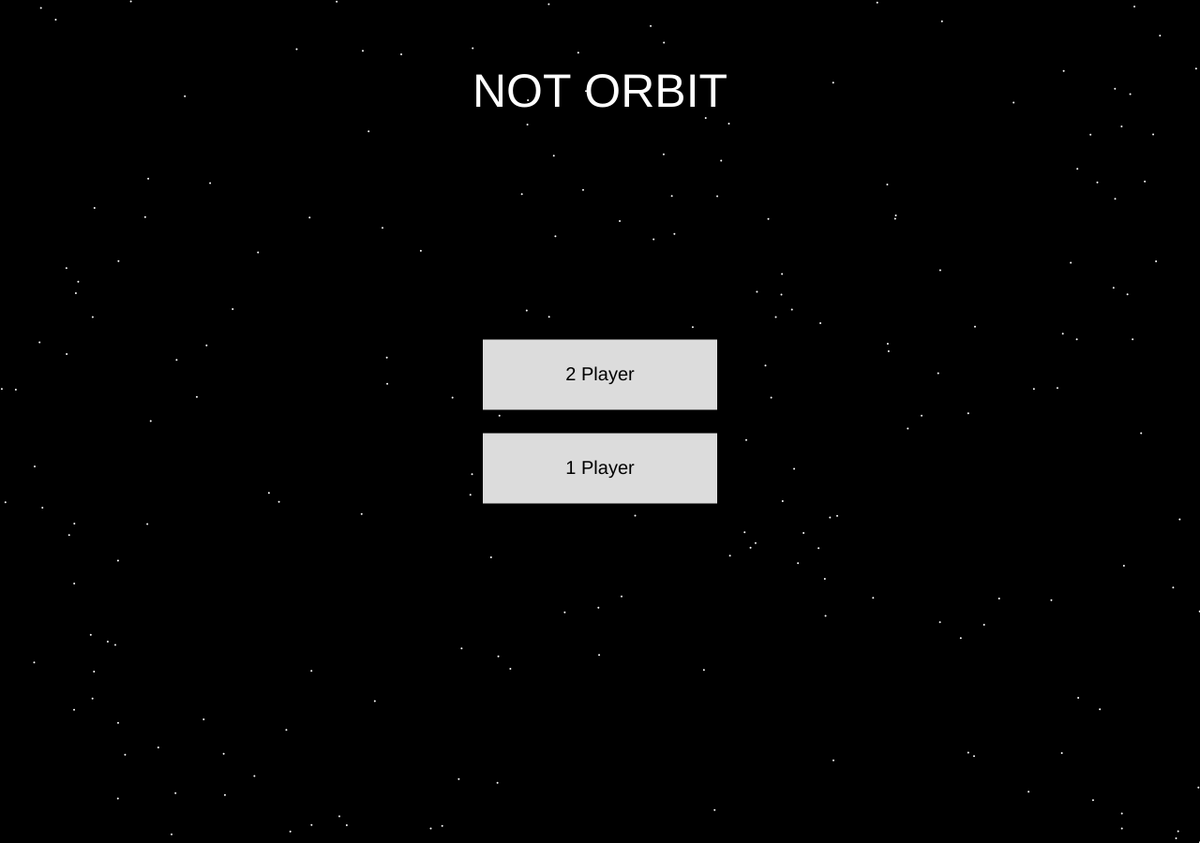
Frame 1 (no input)
Frame 60 (no input): identical to frame 1, image omitted
Frame 120 (the mouse pressed at the canvas centre since frame 60): identical to frame 1, image omitted

The p5.js sketch that drew this single still picture (run headless with seeded random() and noise() and a simulated clock; from frame 60 on, the mouse is pressed at the canvas centre):

// p5.js sketch
// ── sketch.js
let Arrow1 = null;
let planets = [];
let players = [];  // 두 플레이어를 위한 리스트
let PlayerRadius = 20;  // 초기 플레이어 반지름
let isAiming = false;
let startCoord = null;
let gval = 100;
let dt = 0.2;  // 시간 간격 설정
let stars_positions = [];
let traj_num = 50;
let traj_density = 4;
let current_turn = 1;
let game_ended = false;
let score = [0, 0];
let button_x = 540, button_y = 400, button_w = 200, button_h = 50;  // Next Round 버튼 위치 및 크기
let button_hover = false;
let Agree1 = false;
let Agree2 = false;
let Agree1_x = 70, Agree1_y = 170, Agree1_w = 100, Agree1_h = 50;
let Agree2_x = 1110, Agree2_y = 170, Agree2_w = 100, Agree2_h = 50;
let Agree1_hover = false;
let Agree2_hover = true;
let waitframe = 0;

let isGoalseeking = false;
let best_trajectory = [];
let goal_seek_velocity = null;
let goal_seek_angle = 0;
let goal_seek_iterations = 0;
let max_iterations = 300000;  // Limit to avoid infinite loops
let showgoalseek = false;
let SolutionFound = false;

let Menu = true;
let vsPlayer = false;
let vsComputer = false;
let vsPl_x = 640, vsPl_y = 400, vsPl_w = 250, vsPl_h = 75;
let vsCo_x = 640, vsCo_y = 500, vsCo_w = 250, vsCo_h = 75;
let BackMenu_x = 100, BackMenu_y = 100, BackMenu_w = 170, BackMenu_h = 70;

function setup() {
    createCanvas(1280, 900);
    initialize_game();
    for (let i = 0; i < 200; i++) {
        stars_positions.push(createVector(random(0, width), random(0, height)));
    }
}

function initialize_game() {
    Agree1 = false;
    Agree2 = false;
    isGoalseeking = false;
    waitframe = 0;
    planets = [];
    players = [];
    Arrow1 = null;
    isAiming = false;
    startCoord = null;
    game_ended = false;
    best_trajectory = [];
    initialize_planets();
    initialize_players();
}

function initialize_planets() {
    planets = [];  // 행성 리스트 초기화
    let num_planets = 4;
    let max_tries = 200;  // 최대 시도 횟수 설정

    for (let i = 0; i < num_planets; i++) {
        let valid = false;
        let tries = 0;

        while (!valid && tries < max_tries) {
            let coord = createVector(random(250, width - 250), random(250, height - 250));
            let radius = random(125, 200);
            let mass = radius * radius / 100;
            let col = [random(150, 250), random(150, 250), random(150, 250)];
            let new_planet = new Planets(coord, radius, mass, col);

            valid = true;

            // 기존 행성과 겹치는지 확인
            for (let existing_planet of planets) {
                let min_distance = (existing_planet.radius / 2) + (new_planet.radius / 2) + 10;  // 최소 거리 계산
                if (existing_planet.coord.dist(new_planet.coord) < min_distance) {
                    valid = false;
                    break;
                }
            }

            if (valid) {
                planets.push(new_planet);  // 겹치지 않으면 리스트에 추가
            }

            tries++;
        }

        if (tries >= max_tries && !valid) {
            console.log("Failed to place planet! Reinitializing game.");
            initialize_game();
            return;
        }
    }
}

function initialize_players() {
    players = [];

    if (vsPlayer) {
        for (let i = 0; i < 2; i++) {
            let valid = false;
            let tries = 0;
            let latitude = 0;
            let planet = planets[i];  // 플레이어가 설 행성 선택

            while (!valid && tries < 200) {
                latitude = random(-PI, PI);

                // 플레이어 위치 계산
                let player_position = createVector(
                    planet.coord.x + cos(latitude) * (planet.radius / 2 + PlayerRadius),
                    planet.coord.y + sin(latitude) * (planet.radius / 2 + PlayerRadius)
                );

                valid = true;

                // 다른 행성과 겹치는지 확인
                for (let other_planet of planets) {
                    if (other_planet !== planet) {
                        let min_distance = (other_planet.radius / 2) + PlayerRadius + 10;
                        if (player_position.dist(other_planet.coord) < min_distance) {
                            valid = false;
                            break;
                        }
                    }
                }

                tries++;
            }

            if (tries >= 200 && !valid) {
                console.log("Failed to place player! Reinitializing game.");
                initialize_game();
                return;
            } else {
                // 유효한 위도를 사용하여 플레이어 생성
                players.push(new Player(planet, latitude, PlayerRadius));
            }
        }
    } else if (vsComputer) {
        // 플레이어 1 생성
        let valid = false;
        let tries = 0;
        let latitude = 0;
        let planet = planets[0];  // 첫 번째 행성 선택

        while (!valid && tries < 200) {
            latitude = random(-PI, PI);

            let player_position = createVector(
                planet.coord.x + cos(latitude) * (planet.radius / 2 + PlayerRadius),
                planet.coord.y + sin(latitude) * (planet.radius / 2 + PlayerRadius)
            );

            valid = true;

            for (let other_planet of planets) {
                if (other_planet !== planet) {
                    let min_distance = (other_planet.radius / 2) + PlayerRadius + 10;
                    if (player_position.dist(other_planet.coord) < min_distance) {
                        valid = false;
                        break;
                    }
                }
            }

            tries++;
        }

        if (tries >= 200 && !valid) {
            console.log("Failed to place player! Reinitializing game.");
            initialize_game();
            return;
        } else {
            players.push(new Player(planet, latitude, PlayerRadius));
        }

        // 컴퓨터 플레이어 생성
        valid = false;
        tries = 0;
        latitude = 0;
        planet = planets[planets.length - 1];  // 마지막 행성 선택

        while (!valid && tries < 200) {
            latitude = random(-PI, PI);

            let computer_position = createVector(
                planet.coord.x + cos(latitude) * (planet.radius / 2 + PlayerRadius),
                planet.coord.y + sin(latitude) * (planet.radius / 2 + PlayerRadius)
            );

            valid = true;

            for (let other_planet of planets) {
                if (other_planet !== planet) {
                    let min_distance = (other_planet.radius / 2) + PlayerRadius + 10;
                    if (computer_position.dist(other_planet.coord) < min_distance) {
                        valid = false;
                        break;
                    }
                }
            }

            tries++;
        }

        if (tries >= 200 && !valid) {
            console.log("Failed to place computer player! Reinitializing game.");
            initialize_game();
            return;
        } else {
            players.push(new Player(planet, latitude, PlayerRadius));
        }
    }
}

function keyPressed() {
    if (Menu) {
        return;
    }
    if (key === 'q' && (Arrow1 === null || Arrow1.stopped(planets)) && !isGoalseeking) {
        isGoalseeking = true;
        goal_seek_velocity = createVector(5, 0);
        goal_seek_angle = 0;
        goal_seek_iterations = 0;
    } else if (key === 'e' && !isGoalseeking && goal_seek_velocity !== null && (Arrow1 === null || Arrow1.stopped(planets))) {
        let player_position = players[current_turn].position.copy();
        Arrow1 = new Arrow(player_position, goal_seek_velocity.copy(), goal_seek_velocity.heading());
        current_turn = (current_turn + 1) % players.length;
    } else if (key === 'z' && isAiming) {
        isAiming = false;
        startCoord = null;
    } else if (key === 't') {
        showgoalseek = !showgoalseek;
    }
}

function display_trajectory(start_pos, initial_velocity) {
    let temp_coord = start_pos.copy();
    let temp_velocity = initial_velocity.copy();
    let trajectory_dt = dt * 0.5;
    fill(255, 255, 0);
    noStroke();
    for (let i = 0; i < traj_num; i++) {
        let accel = createVector(0, 0);
        for (let planet of planets) {
            let direction = p5.Vector.sub(planet.coord, temp_coord);
            let distanceSq = direction.magSq();
            let forceMagnitude = planet.mass / distanceSq;
            let force = direction.normalize().mult(forceMagnitude);
            accel.add(force.mult(gval));
        }
        temp_velocity.add(accel.mult(trajectory_dt));
        temp_coord.add(p5.Vector.mult(temp_velocity, trajectory_dt));
        if (i % traj_density === 0) {
            circle(temp_coord.x, temp_coord.y, 6);
        }
        for (let planet of planets) {
            if (temp_coord.dist(planet.coord) <= planet.radius / 2) {
                return;
            }
        }
    }
}

function goalseek(hitboxw = 0.3, hitboxh = 1.1) {
    if (!isGoalseeking || goal_seek_iterations >= max_iterations) {
        isGoalseeking = false;
        return;
    }
    let target_player = players[(current_turn + 1) % players.length];
    let player_position = players[current_turn].position.copy();

    let min_distance = Infinity;
    let best_initial_velocity = null;
    best_trajectory = [];

    let speeds = [];
    for (let i = 4; i <= 50; i += 5) {
        speeds.push(i);
    }
    let angles = [];
    for (let i = 0; i < 720; i++) {
        angles.push(radians(i * 0.5));
    }
    let total_iterations = 0;

    for (let speed of speeds) {
        for (let angle of angles) {
            if (total_iterations >= speeds.length * angles.length) {
                isGoalseeking = false;
                return;
            }
            let initial_velocity = p5.Vector.fromAngle(angle).mult(speed);
            let temp_coord = player_position.copy();
            let temp_velocity = initial_velocity.copy();
            let trajectory = [];
            let valid_trajectory = true;

            let angle_offset = atan2(sin(target_player.latitude), cos(target_player.latitude));
            let ellipse_width = target_player.radius * hitboxh;
            let ellipse_height = target_player.radius * hitboxw;

            for (let j = 0; j < traj_num * 1000; j++) {
                if (!valid_trajectory) {
                    break;
                }

                let accel = createVector(0, 0);
                for (let planet of planets) {
                    let direction = p5.Vector.sub(planet.coord, temp_coord);
                    let distanceSq = direction.magSq();
                    let forceMagnitude = planet.mass / distanceSq;
                    let force = direction.normalize().mult(forceMagnitude);
                    accel.add(force.mult(gval));
                }

                temp_velocity.add(accel.mult(dt));
                temp_coord.add(p5.Vector.mult(temp_velocity, dt));
                trajectory.push(temp_coord.copy());

                let dx = temp_coord.x - target_player.position.x;
                let dy = temp_coord.y - target_player.position.y;
                let rotated_x = cos(angle_offset) * dx + sin(angle_offset) * dy;
                let rotated_y = -sin(angle_offset) * dx + cos(angle_offset) * dy;
                if ((rotated_x ** 2) / (ellipse_width ** 2) + (rotated_y ** 2) / (ellipse_height ** 2) <= 1) {
                    goal_seek_velocity = initial_velocity.copy();
                    best_trajectory = trajectory.slice();
                    console.log("solution found!");
                    isGoalseeking = false;
                    SolutionFound = true;
                    return;
                }

                for (let planet of planets) {
                    if (temp_coord.dist(planet.coord) <= planet.radius / 2) {
                        valid_trajectory = false;
                        break;
                    }
                }
                if (temp_coord.x > width * 2 || temp_coord.x < -width || temp_coord.y > height * 2 || temp_coord.y < -height) {
                    valid_trajectory = false;
                    break;
                }
            }

            if (valid_trajectory) {
                let distance_to_target = temp_coord.dist(target_player.position);
                if (distance_to_target < min_distance) {
                    min_distance = distance_to_target;
                    best_initial_velocity = initial_velocity.copy();
                    best_trajectory = trajectory.slice();
                }
                total_iterations += 1;
            }
        }
    }

    if (best_initial_velocity !== null) {
        goal_seek_velocity = best_initial_velocity;
        console.log("maybe fail");
    }
    console.log("finished");
    isGoalseeking = false;
    SolutionFound = true;
}

function computerTurn() {
    if (waitframe > 10) {
        if (!SolutionFound && !isGoalseeking) {
            isGoalseeking = true;
            goalseek(0.3, 0.3);
        }

        if (SolutionFound && goal_seek_velocity !== null) {
            let computer_position = players[current_turn].position.copy();
            Arrow1 = new Arrow(computer_position, goal_seek_velocity.mult(random(0.97, 1.03)), goal_seek_velocity.heading());
            SolutionFound = false;
            goal_seek_velocity = null;
            current_turn = 1 - current_turn;
        }
    }
}

function display_trajectory_with_goalseek() {
    if (showgoalseek) {
        noStroke();
        fill(0, 255, 0);
        for (let point of best_trajectory) {
            circle(point.x, point.y, 6);
        }
    }
}

function draw() {
    background(0);

    waitframe += 1;
    if (Menu) {
        rectMode(CENTER);
        fill(255);
        textAlign(CENTER, CENTER);
        textSize(50);
        text("NOT ORBIT", width / 2, 100);

        for (let pos of stars_positions) {
            fill(255);
            noStroke();
            circle(pos.x, pos.y, 2);
        }

        if (vsPl_x - vsPl_w / 2 < mouseX && mouseX < vsPl_x + vsPl_w / 2 && vsPl_y - vsPl_h / 2 < mouseY && mouseY < vsPl_y + vsPl_h / 2) {
            fill(175);
        } else {
            fill(220);
        }
        rect(vsPl_x, vsPl_y, vsPl_w, vsPl_h);
        fill(0);
        textSize(20);
        text("2 Player", vsPl_x, vsPl_y);

        if (vsCo_x - vsCo_w / 2 < mouseX && mouseX < vsCo_x + vsCo_w / 2 && vsCo_y - vsCo_h / 2 < mouseY && mouseY < vsCo_y + vsCo_h / 2) {
            fill(175);
        } else {
            fill(220);
        }
        rect(vsCo_x, vsCo_y, vsCo_w, vsCo_h);
        fill(0);
        textSize(20);
        text("1 Player", vsCo_x, vsCo_y);
        rectMode(CORNER);

        return;
    }

    for (let pos of stars_positions) {
        fill(255);
        noStroke();
        circle(pos.x, pos.y, 2);
    }

    for (let planet of planets) {
        planet.display();
    }

    for (let i = 0; i < players.length; i++) {
        let player = players[i];
        player.update_position();
        player.display(i === current_turn);
    }

    if (isAiming && startCoord !== null) {
        let player_position = players[current_turn].position;
        stroke(255, 0, 0);
        line(startCoord.x, startCoord.y, mouseX, mouseY);
        noStroke();
        let endCoord = createVector(mouseX, mouseY);
        let initial_velocity = p5.Vector.sub(endCoord, startCoord).mult(-0.055);
        display_trajectory(player_position, initial_velocity);
    }

    if (isGoalseeking) {
        goalseek();
    }

    if (Arrow1 === null || (Arrow1 !== null && Arrow1.stopped(planets) && showgoalseek)) {
        display_trajectory_with_goalseek();
    }

    if (Arrow1 !== null) {
        Arrow1.gravity(planets);
        Arrow1.display();
        rectMode(CORNER);
        let speedMag = Arrow1.getv().mag();
        let kinetic_energy = 0.3 * speedMag * speedMag * 0.5;
        fill(255, 255, 0);
        rect(width - 360, 100, 30, kinetic_energy);
        textSize(12);
        text("Kinetic", width - 343, 80);
        display_arrow_outside_view(Arrow1);

        let potential_total = 0;
        fill(255, 255, 0);
        for (let planet of planets) {
            let potential_energy = -0.3 * planet.getMass() / Arrow1.getcoord().dist(planet.getcoord()) * gval;
            potential_total += potential_energy;
            rect(width - 300 + planets.indexOf(planet) * 60, 100, 30, potential_energy);
            text("Potential", width - 283 + planets.indexOf(planet) * 60, 120);
        }

        let total_energy = kinetic_energy + potential_total;
        rect(width - 65, 100, 30, total_energy);
        if (total_energy < 0) {
            text("Total", width - 260 + 3.5 * 60, 120);
        } else {
            text("Total", width - 260 + 3.5 * 60, 80);
        }
        rectMode(CENTER);
        if (Arrow1.check_collision_with_players(players)) {
            Arrow1 = null;
        }
    }

    fill(255, 100, 100);
    textAlign(CENTER);
    textSize(30);
    text(score[0] + " : " + score[1], width / 2, 50);
    rectMode(CORNER);
    if (Agree1_x < mouseX && mouseX < Agree1_x + Agree1_w && Agree1_y < mouseY && mouseY < Agree1_y + Agree1_h) {
        fill(200, 75, 75);
        rect(Agree1_x, Agree1_y, Agree1_w, Agree1_h);
    } else {
        fill(250, 100, 100);
        rect(Agree1_x, Agree1_y, Agree1_w, Agree1_h);
    }
    if (Agree2_x < mouseX && mouseX < Agree2_x + Agree2_w && Agree2_y < mouseY && mouseY < Agree2_y + Agree2_h) {
        fill(200, 75, 75);
        rect(Agree2_x, Agree2_y, Agree2_w, Agree2_h);
    } else {
        fill(250, 100, 100);
        rect(Agree2_x, Agree2_y, Agree2_w, Agree2_h);
    }
    fill(255);
    textSize(15);
    if (!Agree1) {
        text("Skip Agree", Agree1_x + Agree1_w / 2, Agree1_y + Agree1_h / 2 + 5);
    } else if (Agree1) {
        text("Agreed", Agree1_x + Agree1_w / 2, Agree1_y + Agree1_h / 2 + 5);
    }
    if (!Agree2) {
        text("Skip Agree", Agree2_x + Agree1_w / 2, Agree1_y + Agree1_h / 2 + 5);
    } else if (Agree2) {
        text("Agreed", Agree2_x + Agree1_w / 2, Agree1_y + Agree1_h / 2 + 5);
    }
    rectMode(CENTER);
    if (Agree1 && Agree2) {
        game_ended = true;
    }

    if (BackMenu_x - BackMenu_w / 2 < mouseX && mouseX < BackMenu_x + BackMenu_w / 2 && BackMenu_y - BackMenu_h / 2 < mouseY && mouseY < BackMenu_y + BackMenu_h / 2) {
        fill(175);
    } else {
        fill(220);
    }
    rect(BackMenu_x, BackMenu_y, BackMenu_w, BackMenu_h);
    fill(0);
    textSize(22);
    text("Back to Menu", BackMenu_x, BackMenu_y + 7);

    if (game_ended) {
        fill(200, 50, 50);
        rectMode(CORNER);
        if (button_x < mouseX && mouseX < button_x + button_w && button_y < mouseY && mouseY < button_y + button_h) {
            fill(75, 200, 75);
            rect(button_x, button_y, button_w, button_h);
        } else {
            fill(100, 230, 100);
            rect(button_x, button_y, button_w, button_h);
        }
        rectMode(CENTER);
        fill(255);
        textAlign(CENTER, CENTER);
        textSize(18);
        text("Next Round", button_x + button_w / 2, button_y + button_h / 2);
    }

    if (vsComputer && current_turn === 0 && (Arrow1 === null || Arrow1.stopped(planets)) && !isGoalseeking && !game_ended) {
        computerTurn();
    }
}

function mousePressed() {
    if (Menu) {
        if (vsPl_x - vsPl_w / 2 < mouseX && mouseX < vsPl_x + vsPl_w / 2 && vsPl_y - vsPl_h / 2 < mouseY && mouseY < vsPl_y + vsPl_h / 2) {
            Menu = false;
            vsPlayer = true;
            vsComputer = false;
            current_turn = 1;
            score = [0, 0];
            initialize_game();
        } else if (vsCo_x - vsCo_w / 2 < mouseX && mouseX < vsCo_x + vsCo_w / 2 && vsCo_y - vsCo_h / 2 < mouseY && mouseY < vsCo_y + vsCo_h / 2) {
            Menu = false;
            vsPlayer = false;
            vsComputer = true;
            current_turn = 1;
            score = [0, 0];
            initialize_game();
        }
        return;
    }
    if (!game_ended) {
        if ((Arrow1 === null) || Arrow1.stopped(planets)) {
            isAiming = true;
            startCoord = createVector(mouseX, mouseY);
        }
        if (Agree1_x < mouseX && mouseX < Agree1_x + Agree1_w && Agree1_y < mouseY && mouseY < Agree1_y + Agree1_h) {
            Agree1 = true;
        }
        if (Agree2_x < mouseX && mouseX < Agree2_x + Agree2_w && Agree2_y < mouseY && mouseY < Agree2_y + Agree2_h) {
            Agree2 = true;
        }
        if (Agree1 && Agree2) {
            game_ended = true;
        }
    } else {
        if (button_x < mouseX && mouseX < button_x + button_w && button_y < mouseY && mouseY < button_y + button_h) {
            waitframe = 0;
            initialize_game();
        }
    }
    if (BackMenu_x - BackMenu_w / 2 < mouseX && mouseX < BackMenu_x + BackMenu_w / 2 && BackMenu_y - BackMenu_h / 2 < mouseY && mouseY < BackMenu_y + BackMenu_h / 2) {
        Menu = true;
    }
}

function mouseReleased() {
    if (!game_ended) {
        if ((Arrow1 === null) || Arrow1.stopped(planets)) {
            if (isAiming) {
                let endCoord = createVector(mouseX, mouseY);
                let velocity = p5.Vector.sub(endCoord, startCoord).mult(-0.055);
                let player_position = players[current_turn].position.copy();
                Arrow1 = new Arrow(player_position, velocity, velocity.heading());
                current_turn = (current_turn + 1) % players.length;
            }
            isAiming = false;
            startCoord = null;
        }
    }
    if (game_ended && isAiming) {
        isAiming = false;
    }
}

function display_arrow_outside_view(arrow) {
    if (arrow !== null) {
        let center = createVector(width / 2, height / 2);
        let arrow_pos = arrow.coord;

        if (arrow_pos.x < 0 || arrow_pos.x > width || arrow_pos.y < 0 || arrow_pos.y > height) {
            let direction = p5.Vector.sub(arrow_pos, center).normalize();

            let t_min = Infinity;
            let edge_point = null;
            let multx = 1;
            let multy = 1;

            if (direction.x !== 0) {
                let t = -center.x / direction.x;
                let y = center.y + t * direction.y;
                if (0 <= y && y <= height && t > 0) {
                    if (t < t_min) {
                        t_min = t;
                        edge_point = createVector(0, y);
                        multy = 0;
                        multx = 1;
                    }
                }

                t = (width - center.x) / direction.x;
                y = center.y + t * direction.y;
                if (0 <= y && y <= height && t > 0) {
                    if (t < t_min) {
                        t_min = t;
                        edge_point = createVector(width, y);
                        multy = 0;
                        multx = -1;
                    }
                }
            }

            if (direction.y !== 0) {
                let t = -center.y / direction.y;
                let x = center.x + t * direction.x;
                if (0 <= x && x <= width && t > 0) {
                    if (t < t_min) {
                        t_min = t;
                        edge_point = createVector(x, 0);
                        multy = -1;
                        multx = 0;
                    }
                }

                t = (height - center.y) / direction.y;
                x = center.x + t * direction.x;
                if (0 <= x && x <= width && t > 0) {
                    if (t < t_min) {
                        t_min = t;
                        edge_point = createVector(x, height);
                        multy = 1;
                        multx = 0;
                    }
                }
            }

            if (edge_point !== null) {
                fill(255, 0, 0);
                circle(edge_point.x, edge_point.y, 10);

                let total_distance = arrow_pos.dist(center);
                let boundary_distance = edge_point.dist(center);
                let remaining_distance = total_distance - boundary_distance;
                fill(255);
                textSize(12);
                text(`${int(remaining_distance)} px`, edge_point.x + 35 * multx, edge_point.y - 20 * multy);
            }
        }
    }
}

class Arrow {
    constructor(coord, v, angle) {
        this.coord = coord;
        this.v = v;
        this.angle = angle;
        this.frames = 0;
    }

    gravity(planets) {
        let accel = createVector(0, 0);
        for (let planet of planets) {
            let direction = p5.Vector.sub(planet.coord, this.coord);
            let distanceSq = direction.magSq();
            let forceMagnitude = planet.mass / distanceSq;
            let force = direction.normalize().mult(forceMagnitude);
            accel.add(force.mult(gval));
        }
        if (!this.stopped(planets)) {
            this.v.add(accel.mult(dt));
            this.coord.add(p5.Vector.mult(this.v, dt));
        } else {
            this.v.x *= 0.9;
            this.v.y *= 0.9;
        }
        this.frames += 1;
    }

    stopped(planets) {
        for (let planet of planets) {
            if (this.coord.dist(planet.coord) <= planet.radius / 2 ||
                this.coord.x > width * 3 || this.coord.x < -width * 2 ||
                this.coord.y > height * 3 || this.coord.y < -height * 2) {
                return true;
            }
        }
        return false;
    }

    check_collision_with_players(players) {
        for (let player of players) {
            if ((player === players[current_turn] || this.frames > 40) && !this.stopped(planets)) {
                let angle_offset = atan2(sin(player.latitude), cos(player.latitude));
                let ellipse_width = player.radius * 1.25;
                let ellipse_height = player.radius * 0.4;

                let dx = this.coord.x - player.position.x;
                let dy = this.coord.y - player.position.y;
                let rotated_x = cos(angle_offset) * dx + sin(angle_offset) * dy;
                let rotated_y = -sin(angle_offset) * dx + cos(angle_offset) * dy;

                if ((rotated_x ** 2) / (ellipse_width ** 2) + (rotated_y ** 2) / (ellipse_height ** 2) <= 1) {
                    player.reduce_size();
                    if (!game_ended) {
                        score[players.indexOf(player)] += 1;
                    }
                    game_ended = true;
                    return true;
                }
            }
        }
        return false;
    }

    display() {
        fill(123, 13, 21);
        stroke(255);
        strokeWeight(1);
        push();
        translate(this.coord.x, this.coord.y);
        rotate(this.v.heading());
        rectMode(CENTER);
        rect(0, 0, 20, 5);
        pop();
    }

    getv() {
        return this.v;
    }

    getcoord() {
        return this.coord;
    }
}

class Planets {
    constructor(coord, radius, mass, col) {
        this.coord = coord;
        this.radius = radius;
        this.mass = mass;
        this.col = col;
    }

    display() {
        fill(this.col[0], this.col[1], this.col[2]);
        stroke(150);
        strokeWeight(2);
        circle(this.coord.x, this.coord.y, this.radius);
    }

    getMass() {
        return this.mass;
    }

    getcoord() {
        return this.coord;
    }
}

class Player {
    constructor(planet, latitude, radius) {
        this.planet = planet;
        this.latitude = latitude;
        this.radius = radius;
        this.update_position();
    }

    update_position() {
        this.position = createVector(
            this.planet.coord.x + cos(this.latitude) * (this.planet.radius / 2 + this.radius),
            this.planet.coord.y + sin(this.latitude) * (this.planet.radius / 2 + this.radius)
        );
    }

    reduce_size() {
        if (this.radius > 5) {
            this.radius *= 0.1;
        }
    }

    display(is_current_turn) {
        if (is_current_turn && current_turn === 1) {
            fill(0, 0, 150);
        } else if (is_current_turn && current_turn === 0) {
            fill(150, 0, 0);
        } else if (!is_current_turn && current_turn === 0) {
            fill(0, 0, 150);
        } else if (!is_current_turn && current_turn === 1) {
            fill(150, 0, 0);
        }
        stroke(255);
        push();
        translate(this.position.x, this.position.y);
        rotate(this.latitude + HALF_PI);
        circle(0, -this.radius * 0.75, this.radius * 0.5);
        line(0, -this.radius * 0.5, 0, this.radius * 0.5);
        line(-this.radius * 0.35, this.radius * 0.15, 0, -this.radius * 0.1);
        line(0, -this.radius * 0.1, this.radius * 0.35, this.radius * 0.15);
        line(0, this.radius * 0.5, -this.radius * 0.25, this.radius);
        line(0, this.radius * 0.5, this.radius * 0.25, this.radius);
        if (is_current_turn) {
            textAlign(CENTER);
            textSize(20);
            fill(255, 0, 0);
            text("V", 0, -this.radius * 1.5);
        }
        pop();
    }
}
